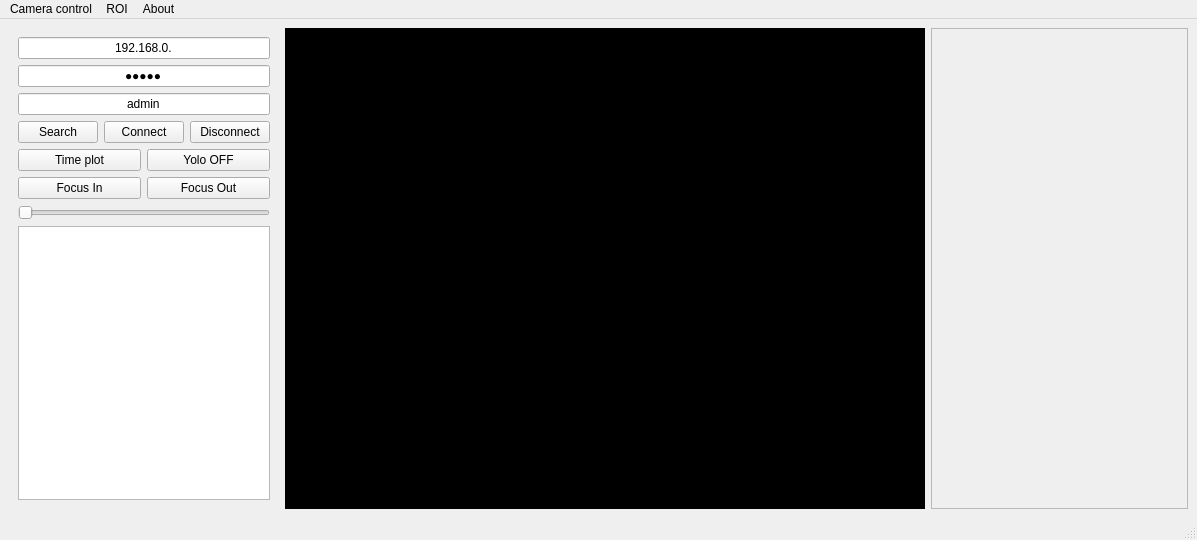
<?xml version="1.0" encoding="UTF-8"?>
<ui version="4.0">
 <class>MainWindow</class>
 <widget class="QMainWindow" name="MainWindow">
  <property name="geometry">
   <rect>
    <x>0</x>
    <y>0</y>
    <width>1182</width>
    <height>540</height>
   </rect>
  </property>
  <property name="windowTitle">
   <string>MainWindow</string>
  </property>
  <widget class="QWidget" name="centralwidget">
   <layout class="QHBoxLayout" name="horizontalLayout">
    <item>
     <widget class="QWidget" name="control_frame" native="true">
      <layout class="QVBoxLayout" name="verticalLayout_2">
       <item>
        <widget class="QLineEdit" name="ip_input">
         <property name="text">
          <string>192.168.0.</string>
         </property>
         <property name="alignment">
          <set>Qt::AlignCenter</set>
         </property>
        </widget>
       </item>
       <item>
        <widget class="QLineEdit" name="pw_input">
         <property name="inputMethodHints">
          <set>Qt::ImhHiddenText|Qt::ImhNoAutoUppercase|Qt::ImhNoPredictiveText|Qt::ImhSensitiveData</set>
         </property>
         <property name="text">
          <string>admin</string>
         </property>
         <property name="echoMode">
          <enum>QLineEdit::Password</enum>
         </property>
         <property name="alignment">
          <set>Qt::AlignCenter</set>
         </property>
        </widget>
       </item>
       <item>
        <widget class="QLineEdit" name="id_input">
         <property name="text">
          <string>admin</string>
         </property>
         <property name="alignment">
          <set>Qt::AlignCenter</set>
         </property>
        </widget>
       </item>
       <item>
        <widget class="QWidget" name="widget" native="true">
         <property name="maximumSize">
          <size>
           <width>16777215</width>
           <height>40</height>
          </size>
         </property>
         <layout class="QHBoxLayout" name="horizontalLayout_2">
          <property name="spacing">
           <number>6</number>
          </property>
          <property name="leftMargin">
           <number>0</number>
          </property>
          <property name="topMargin">
           <number>0</number>
          </property>
          <property name="rightMargin">
           <number>0</number>
          </property>
          <property name="bottomMargin">
           <number>0</number>
          </property>
          <item>
           <widget class="QPushButton" name="search_button">
            <property name="text">
             <string>Search</string>
            </property>
           </widget>
          </item>
          <item>
           <widget class="QPushButton" name="start_button">
            <property name="text">
             <string>Connect</string>
            </property>
           </widget>
          </item>
          <item>
           <widget class="QPushButton" name="stop_button">
            <property name="text">
             <string>Disconnect</string>
            </property>
           </widget>
          </item>
         </layout>
        </widget>
       </item>
       <item>
        <widget class="QWidget" name="widget_2" native="true">
         <property name="maximumSize">
          <size>
           <width>16777215</width>
           <height>54</height>
          </size>
         </property>
         <layout class="QGridLayout" name="gridLayout_2">
          <property name="leftMargin">
           <number>0</number>
          </property>
          <property name="topMargin">
           <number>0</number>
          </property>
          <property name="rightMargin">
           <number>0</number>
          </property>
          <property name="bottomMargin">
           <number>0</number>
          </property>
          <item row="0" column="0">
           <widget class="QPushButton" name="time_plot_button">
            <property name="text">
             <string>Time plot</string>
            </property>
           </widget>
          </item>
          <item row="0" column="1">
           <widget class="QPushButton" name="yolo_button">
            <property name="styleSheet">
             <string notr="true"/>
            </property>
            <property name="text">
             <string>Yolo OFF</string>
            </property>
            <property name="checkable">
             <bool>false</bool>
            </property>
           </widget>
          </item>
          <item row="1" column="0">
           <widget class="QPushButton" name="focusInButton">
            <property name="text">
             <string>Focus In</string>
            </property>
           </widget>
          </item>
          <item row="1" column="1">
           <widget class="QPushButton" name="focusOutButton">
            <property name="text">
             <string>Focus Out</string>
            </property>
           </widget>
          </item>
         </layout>
        </widget>
       </item>
       <item>
        <widget class="QSlider" name="focusSpeedSlider">
         <property name="orientation">
          <enum>Qt::Horizontal</enum>
         </property>
        </widget>
       </item>
       <item>
        <widget class="QPlainTextEdit" name="log_console"/>
       </item>
      </layout>
     </widget>
    </item>
    <item>
     <widget class="QLabel" name="video_label">
      <property name="minimumSize">
       <size>
        <width>640</width>
        <height>480</height>
       </size>
      </property>
      <property name="styleSheet">
       <string notr="true">background-color: black;
</string>
      </property>
      <property name="text">
       <string/>
      </property>
      <property name="alignment">
       <set>Qt::AlignCenter</set>
      </property>
     </widget>
    </item>
    <item>
     <widget class="QFrame" name="frame">
      <property name="maximumSize">
       <size>
        <width>257</width>
        <height>16777215</height>
       </size>
      </property>
      <property name="frameShape">
       <enum>QFrame::StyledPanel</enum>
      </property>
      <property name="frameShadow">
       <enum>QFrame::Raised</enum>
      </property>
      <layout class="QVBoxLayout" name="verticalLayout">
       <item>
        <widget class="QWidget" name="roi_grid" native="true">
         <property name="minimumSize">
          <size>
           <width>257</width>
           <height>0</height>
          </size>
         </property>
         <layout class="QGridLayout" name="gridLayout"/>
        </widget>
       </item>
      </layout>
     </widget>
    </item>
   </layout>
  </widget>
  <widget class="QMenuBar" name="menubar">
   <property name="geometry">
    <rect>
     <x>0</x>
     <y>0</y>
     <width>1182</width>
     <height>21</height>
    </rect>
   </property>
   <widget class="QMenu" name="menuCamera_control">
    <property name="title">
     <string>Camera control</string>
    </property>
    <addaction name="actionImage"/>
    <addaction name="actionEnhancement"/>
    <addaction name="actionDisplay"/>
    <addaction name="actionCorrection"/>
    <addaction name="actionNUC"/>
   </widget>
   <widget class="QMenu" name="menuROI">
    <property name="title">
     <string>ROI</string>
    </property>
    <addaction name="actionSet_ROI"/>
   </widget>
   <widget class="QMenu" name="menuAbout">
    <property name="title">
     <string>About</string>
    </property>
    <addaction name="actionIPCameraViewer"/>
   </widget>
   <addaction name="menuCamera_control"/>
   <addaction name="menuROI"/>
   <addaction name="menuAbout"/>
  </widget>
  <widget class="QStatusBar" name="statusbar"/>
  <action name="actionImage">
   <property name="text">
    <string>Image</string>
   </property>
  </action>
  <action name="actionEnhancement">
   <property name="text">
    <string>Enhancement</string>
   </property>
  </action>
  <action name="actionDisplay">
   <property name="text">
    <string>Display</string>
   </property>
  </action>
  <action name="actionCorrection">
   <property name="text">
    <string>Correction</string>
   </property>
  </action>
  <action name="actionSet_ROI">
   <property name="text">
    <string>Set ROI</string>
   </property>
  </action>
  <action name="actionNUC">
   <property name="text">
    <string>NUC</string>
   </property>
  </action>
  <action name="actionYolo">
   <property name="text">
    <string>YOLOv8</string>
   </property>
  </action>
  <action name="actionIPCameraViewer">
   <property name="text">
    <string>IPCameraViewer</string>
   </property>
  </action>
 </widget>
 <resources/>
 <connections/>
</ui>
